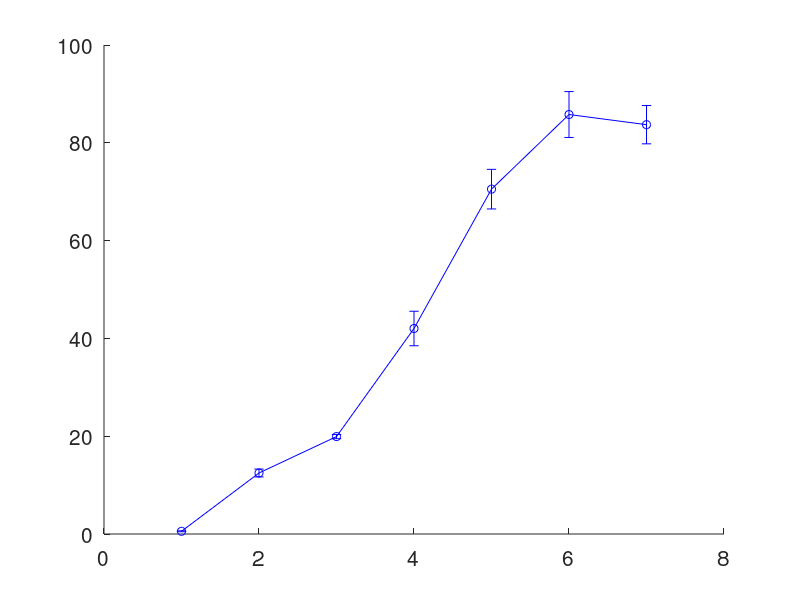

The MATLAB source for this figure: (Note: this script raises an error after producing the figure.)
set(0,'DefaultLineLineWidth',0.5);
set(0,'DefaultAxesFontSize',15);
set(0,'DefaultTextFontSize',15);

secre_wt=[75.887	87.197	88.034
        76.494	91.587	89.268
        64.29	69.162	78.117
        48.919	39.875	37.283
        20.66	19.177	19.924
        11.267	13.992	12.169
        0.718	0.548	0.393];
secre_wt=secre_wt(end:-1:1,:);
secre_ko=[25.339	23.599	19.183
        28.928	18.281	21.986
        17.378	12.812	19.118
        14.107	10.722	18.281
        13.286	11.442	12.756
        0.162	0.481	0.519
        0.21	0.331	0.044];
secre_ko=secre_ko(end:-1:1,:);
EGF=[100
    50
    25
    10
    1
    0.1
    0];
EGF=EGF(end:-1:1,:);
wd=secre_wt;  giv=secre_ko;

figure;hold on; set(gcf,'unit','centimeters','position',[2,2,12,8]);
errorbar(1:7,mean(wd,2),std(wd,0,2)/sqrt(3),'ob-','linewidth',0.5,'capsize',8,'markersize',3);

x_t=EGF; y_t=mean(wd,2);  options = optimoptions('lsqcurvefit','display','off');
fun =@(x,xdata)x(1)*xdata.^x(2)./(x(3)^x(2)+xdata.^x(2)); 
x=lsqcurvefit(fun,[50 2 40],x_t,y_t,[],[],options);   
h7=plot(1:7,fun(x,x_t),'b+','markersize',10);  
R7=1-mean((fun(x,x_t)-y_t).^2)/mean((mean(y_t)-y_t).^2); [x,R7] 

hold on;errorbar(1:7,mean(giv,2),std(giv,0,2)/sqrt(3),'or-','linewidth',0.5,'capsize',8,'markersize',3);
ylim([0 100]);xlim([1 7])
ylabel('Secretion (% max)');xlabel('EGF (nM)');set(gca,'xtick',1:7,'xticklabel', EGF);
set(gca,'ytick',0:20:100);

legend('Parental',['fitting data (n_{Hill}=',num2str(round(x(2),2)),')'],'GIV KO');

H=[];P=[];
for i=1:length(EGF)
    [h,p]=ttest2(wd(i,:),giv(i,:));  
    H=[H,h]; P=[P,p];
end
[H;P]

